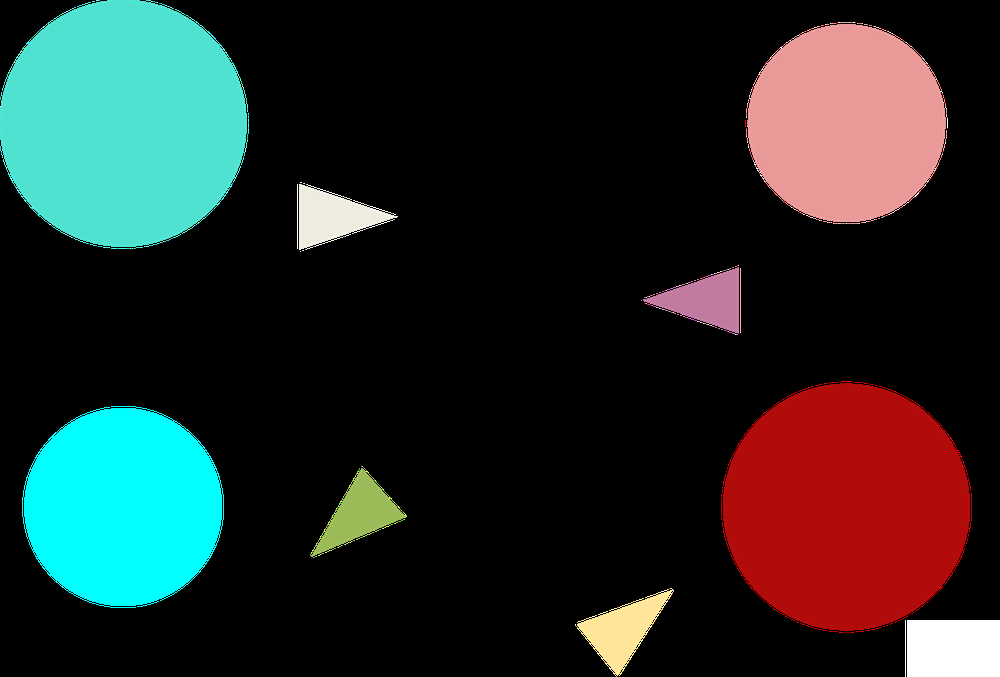
#> input picture circulo.png, 1000 x 677 px, shrunk from 3203 x 2167 before the run, given in place of the camera
$ python emulateclaNac.py   (older library calls are emulated)
#> lines starting #> are read from the running program, lines starting #| are printed output that depends on the picture
import cv2
from matplotlib import pyplot as plt
import numpy as np
import math
from pynput.keyboard import Key, Controller
import pynput
import time
import random

keys = [
    Key.up,                                 # UP
    Key.down,                               # DOWN
    Key.left,                               # LEFT
    Key.right,                              # RIGHT
    pynput.keyboard.KeyCode.from_char('S'),  # A
    pynput.keyboard.KeyCode.from_char('W'),  # B
    pynput.keyboard.KeyCode.from_char('a'),  # X
    #Key.enter,                              # START
    #Key.shift_r,                            # SELECT
]

#Inicializa o controle SS
keyboard = Controller()


# [58 lines left out: function calculo, not called in this run]


cv2.namedWindow("preview")
vc = cv2.VideoCapture(0)

if vc.isOpened():
    rval, frame = vc.read()
#> frame is the input picture: shape (677, 1000, 3); mean B, G, R 40.1, 42.2, 35.8
else:
    rval = False

while rval:
    frame = cv2.flip(frame, 1)
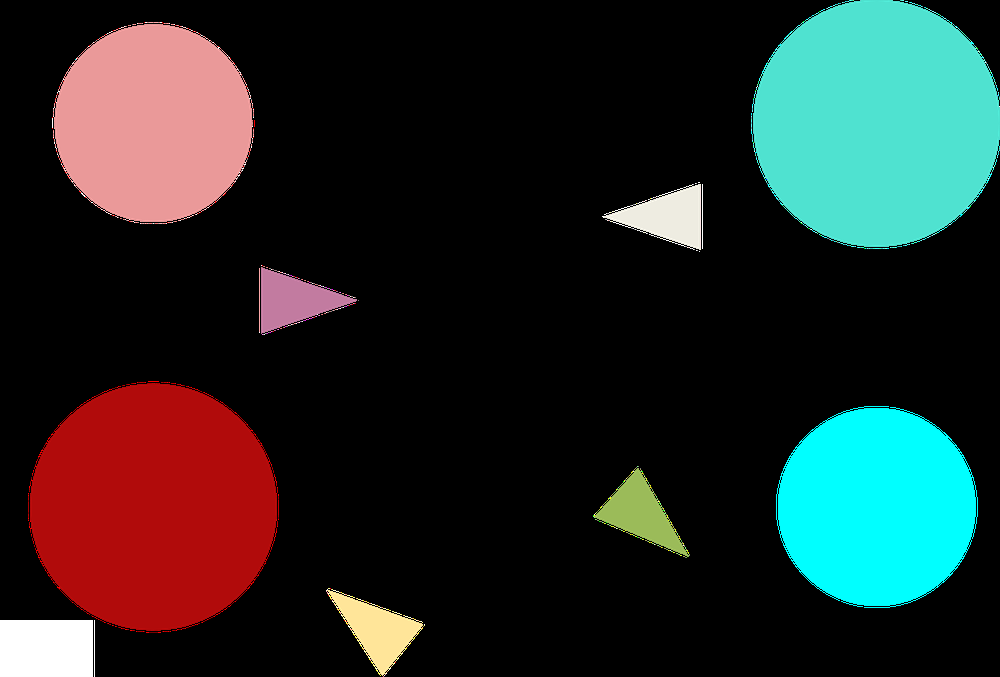
#> frame: shape (677, 1000, 3); mean B, G, R 40.1, 42.2, 35.8
    cframe = frame.copy()
    cframe = cv2.cvtColor(cframe, cv2.COLOR_BGR2GRAY)
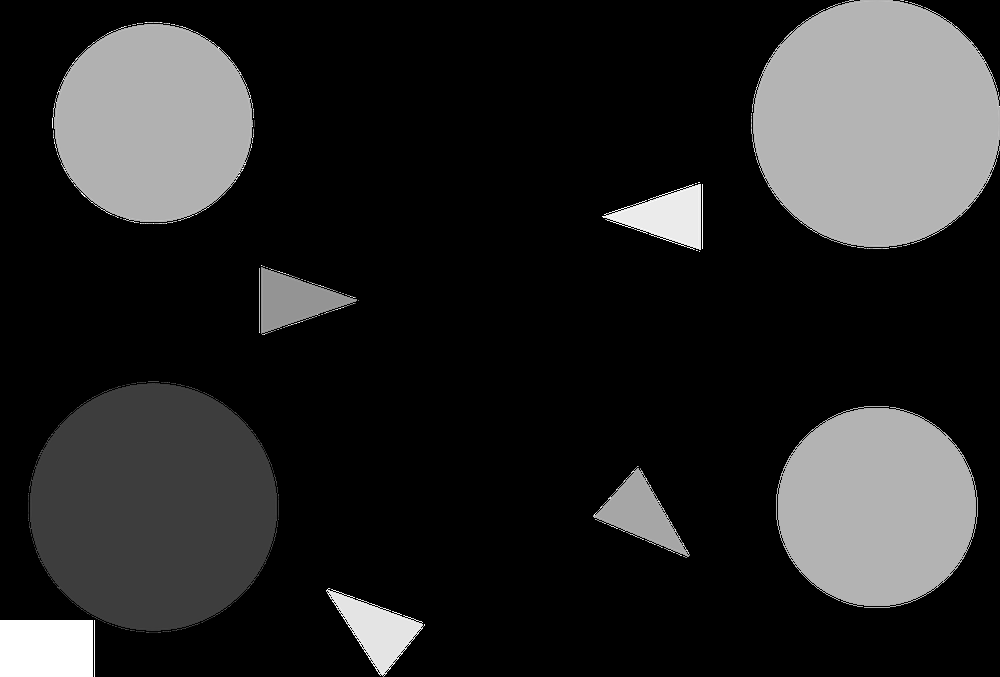
#> cframe: shape (677, 1000); min 0, max 255, mean 40.1

    circles = cv2.HoughCircles(cframe, cv2.HOUGH_GRADIENT, dp=5, minDist=200, param1=300, param2=200, minRadius=50,
                               maxRadius=70)
#> circles = None

    mask = cframe.copy()
    mask = np.zeros(cframe.shape[:2], dtype="uint8")

    if circles is not None:
        raio = []
        circles = np.uint16(np.around(circles))
        for i in circles[0, :2]:
            cv2.circle(mask, (i[0], i[1]), i[2], (255, 255, 255), -1)
            cv2.circle(frame, (i[0], i[1]), i[2], (20, 176, 18), 5)
        frame = calculo(mask, frame).copy()

    cv2.imshow("preview", frame)

    rval, frame = vc.read()
    key = cv2.waitKey(32)
#> (key Esc is pressed here)
    if key == 32:
        break

vc.release()
cv2.destroyWindow("preview")
